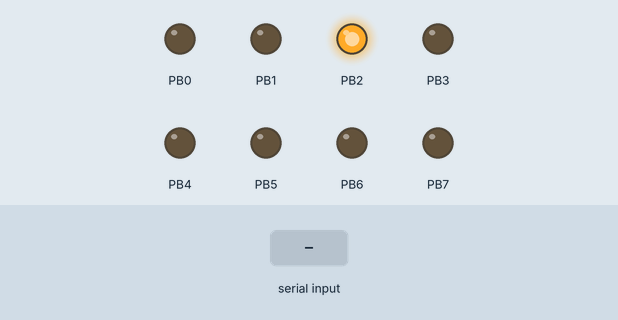
This program was run on a simulated ATmega2560, built with avr-gcc and emulated at 16 MHz. Parts: output pins drawn as LEDs (lit = HIGH). Inputs (shaded band) come from the test bench. What the program prints to the serial monitor is not drawn.

Above: at 1.2 s.
1.3 s: "E" received over Serial
At 1.6 s:
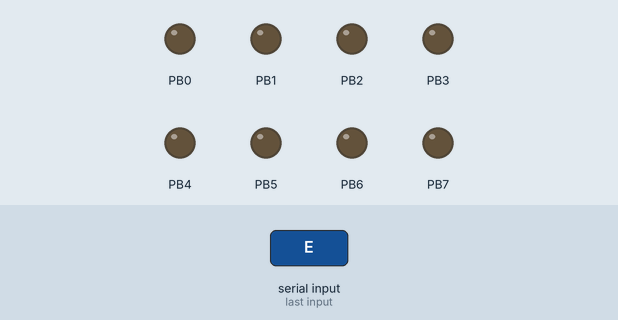
2.8 s: "1" received over Serial
At 3.9 s:
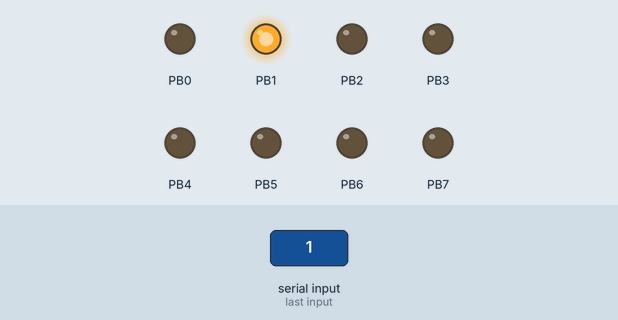
4.3 s: "O" received over Serial
At 5.1 s:
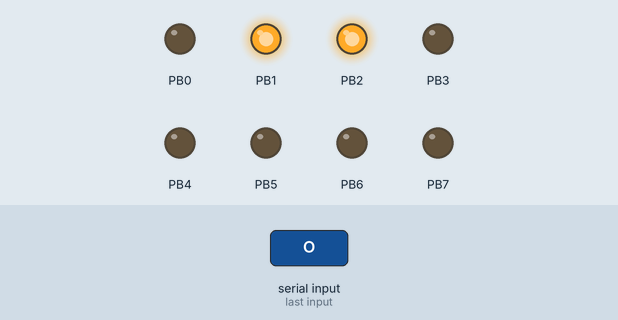
Timing chart, 0 to 7.3 s (numbered marks = the images above; inputs shaded):
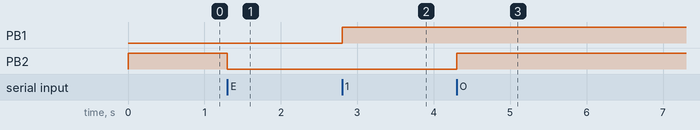

The program:

main.cpp
```cpp
/*
 * ArduinoUARTTest.cpp
 *
 * Created: 11-05-2019 16:43:31
 * Author : oskar
 */

#include <avr/io.h>
#include <avr/interrupt.h>
#include "uart_int.h"

bool locked = true;
bool active = false;


ISR(USART0_RX_vect)
{
	char command = ReadChar();

	switch(command >> 4)
	{
	case 1:
		SendChar('1');
		PORTB |= (1 << 0);
		break;
	case 2:
		SendChar('1');
		PORTB &= ~(1 << 0);
		break;
	case 3:
		if (locked)
			SendChar('0');
		else
		{
			active = !active;
			SendChar(active ? 'A' : 'D');
		}
		break;
	case 4:
		SendChar('1');
		locked = !locked;
		break;
	}
}

int main(void)
{
	sei();

	InitUART(9600, 8, 'N', 1);

	DDRB = 0xFF;

    while (1)
    {
	    active ? (PORTB |= (1 << 1)) : (PORTB &= ~(1 << 1));
	    locked ? (PORTB |= (1 << 2)) : (PORTB &= ~(1 << 2));
    }
}
```

uart_int.cpp
```cpp
/************************************************
* "uart.c":                                     *
* Implementation file for Mega2560 UART driver. *
* Using UART 0.                                 *
* Henning Hargaard, 15/11 2016                  *
*************************************************/
#include <avr/io.h>
#include <stdlib.h>
#include "uart_int.h"

// Constants
#define XTAL 16000000

/*************************************************************************
USART initialization.
  Asynchronous mode.
  RX and TX enabled.
  Interrupts enabled.
  Number of Stop Bits = 1.
  No Parity.
  Baud rate = Parameter.
  Data bits = Parameter.
Parameters:
  BaudRate: Wanted Baud Rate (300-115200).
  Databits: Wanted number of Data Bits (5-8).
  Parity: 'E' (Even parity), 'O' (Odd parity), otherwise No Parity.
*************************************************************************/
void InitUART(unsigned long BaudRate, unsigned char DataBit, char Parity, unsigned char Rx_Int)
{
   if (BaudRate < 300 || BaudRate > 115200 || DataBit < 5 || DataBit > 8)
   {
	   return;
   }

   UCSR0A &= 0b11111100;
   UCSR0B = 0b00011000;
   UCSR0C &= 0b00000000;

   // Set baud rate
   UBRR0 = XTAL / (16 * BaudRate) - 1;

   // Set data bits
   switch(DataBit)
   {
	   case 5: UCSR0C |= 0b00000000; break;
	   case 6: UCSR0C |= 0b00000010; break;
	   case 7: UCSR0C |= 0b00000100; break;
	   case 8: UCSR0C |= 0b00000110; break;
   }

   // Set parity
   switch(Parity)
   {
	   case 'E': UCSR0C |= 0b00100000; break;
	   case 'O': UCSR0C |= 0b00110000; break;
	   default:  UCSR0C |= 0b00000000; break;
   }

   // Set interrupt
   if (Rx_Int != 0)
	UCSR0B |= 0b10000000;
}

/*************************************************************************
Returns 0 (FALSE), if the UART has NOT received a new character.
Returns value <> 0 (TRUE), if the UART HAS received a new character.
*************************************************************************/
unsigned char CharReady()
{
   return UCSR0A & (1<<7);
}

/*************************************************************************
Awaits new character received.
Then this character is returned.
*************************************************************************/
char ReadChar()
{
   while(!CharReady)
   {
	   continue;
   }
   return UDR0;
}

/*************************************************************************
Awaits transmitter register ready.
Then send the character.
Parameter:
  Tegn: Character for sending.
*************************************************************************/
void SendChar(char Tegn)
{
   while((UCSR0A & (1<<5)) == 0)
   {
	   continue;
   }
   UDR0 = Tegn;
}

/*************************************************************************
Sends 0 terminated string.
Parameter:
  Streng: Pointer to the string.
*************************************************************************/
void SendString(char* Streng)
{
   while(*Streng != 0)
   {
	   SendChar(*Streng);
	   Streng++;
   }
}

/*************************************************************************
Converts the integer "Tal" to an ASCII string - and then sends this string
using the USART.
Makes use of the C standard library <stdlib.h>.
Parameter:
  Tal: The integer to be converted and sent.
*************************************************************************/
void SendInteger(int Tal)
{
   char talString[10];
   itoa(Tal, talString, 10);
   SendString(talString);
}

/************************************************************************/
```

uart_int.h
```cpp
#pragma once
/****************************************
* "uart.h":                             *
* Header file for Mega2560 UART driver. *
* Using UART 0.                         *
* Henning Hargaard, 4/11 2015           *
*****************************************/
void InitUART(unsigned long BaudRate, unsigned char DataBit, char Parity, unsigned char Rx_Int);
unsigned char CharReady();
char ReadChar();
void SendChar(char Tegn);
void SendString(char* Streng);
void SendInteger(int Tal);
/****************************************/
```

Measured:
- after the input at 1.3 s, PB2: HIGH → LOW at once
- after the input at 2.8 s, PB1: LOW → HIGH at once
- after the input at 4.3 s, PB2: LOW → HIGH at once
